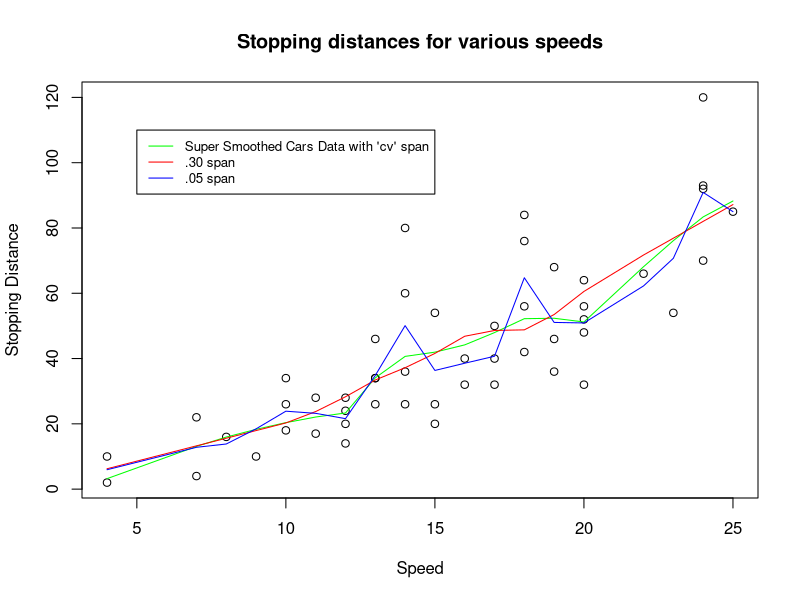

Write R code to recreate this figure.
## ---- chunk 1
knitr::opts_chunk$set(echo = TRUE)
## ---- chunk 2
library(datasets)
data(cars)
head(cars)
cars.supsmu = supsmu(cars$speed, cars$dist, bass = 0, span = "cv")
cars.supsmu2= supsmu(cars$speed, cars$dist, bass = 0, span = .30)
cars.supsmu3= supsmu(cars$speed, cars$dist, bass = 0, span = .05)

plot(x = cars$speed, y = cars$dist, main = "Stopping distances for various speeds", xlab = "Speed", ylab = "Stopping Distance")
lines(x = cars.supsmu$x, y = cars.supsmu$y, col = "green")
lines(x = cars.supsmu2$x, y = cars.supsmu2$y, col = "red")
lines(x = cars.supsmu3$x, y = cars.supsmu3$y, col = "blue")
legend(5, 110, legend=c("Super Smoothed Cars Data with 'cv' span", ".30 span", ".05 span"),
 col=c("green", "red", "blue"), lty=1:1, cex=0.8)
